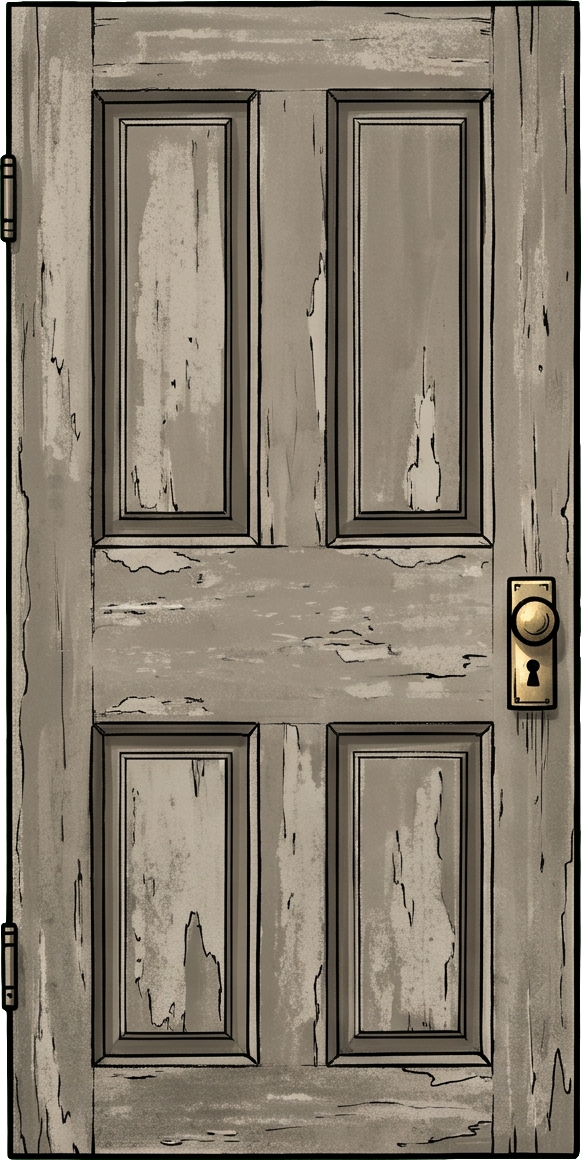
#> input picture art/section/flat_door.png, 581 x 1160 px, given in place of tenement_stairs_a.png, which was not available
$ python rooming_art.py
#> lines starting #> are read from the running program, lines starting #| are printed output that depends on the picture; after the words box and inside, x2 and y2 are one past the last pixel; in counts of white or black regions, pixels touching at a corner belong together
"""The rooming house in cross-section (BACK STREETS, 21. 11., QUEUE §18 P14): the tenement kit's pieces redrawn by Gemini
as a different building (art_src 340-345: the same picture, padded to 3168x1344 with black, "keep every position - change
only the surfaces"). Each redraw is registered back onto its tenement piece (scale + shift, matched on the edges of the
whole picture) and cut to the piece's rows, so the stairs openings, doors, the flat's window and the walked boards stay
where the game has them. The flat's burst-window state is the new flat with the window hole taken from tenement_flat_open.

  py -3 gen/rooming_art.py            -> art/section/rooming_*.png and _shots/rooming_check.png (old | new edges)"""
import os
import numpy as np
from PIL import Image, ImageFilter

ROOT = os.path.dirname(os.path.dirname(os.path.abspath(__file__)))
SRC = os.path.join(os.path.dirname(ROOT), "Ashes in the Rain", "art_src")
SEC = os.path.join(ROOT, "art", "section")
PAD = 116                     # the black band added above (and below) each 1112-row piece for Gemini
PIECES = {340: "stairs_a", 341: "stairs_b", 342: "entry", 343: "facade_ground", 344: "facade", 345: "flat"}


def edges(img, k=4):
    g = img.convert("L").resize((img.width // k, img.height // k), Image.LANCZOS).filter(ImageFilter.FIND_EDGES)
    a = np.asarray(g).astype(float)
    return (a - a.mean()) / (a.std() + 1e-6)


def register(orig, red):
    """Scale s and shift (dx, dy) (full px) of red onto orig, by edge correlation on a quarter-size grid."""
    eo = edges(orig)
    best = None
    for s in np.linspace(0.985, 1.015, 13):
        rs = red.resize((round(red.width * s), round(red.height * s)), Image.LANCZOS)
        er = edges(rs)
        H, W = eo.shape
        for dy in range(-10, 11):
            for dx in range(-10, 11):
                ys0, xs0 = max(0, dy), max(0, dx)
                ye, xe = min(H, dy + er.shape[0]), min(W, dx + er.shape[1])
                if ye - ys0 < H * 0.8 or xe - xs0 < W * 0.8:
                    continue
                a = eo[ys0:ye, xs0:xe]
                b = er[ys0 - dy:ye - dy, xs0 - dx:xe - dx]
                c = float((a * b).mean())
                if best is None or c > best[0]:
                    best = (c, s, dx * 4, dy * 4)
    c, s, dx, dy = best
    # refine by single pixels at full size round the best (rows and columns only near the strong lines)
    eo_f = edges(orig, 2)
    rs = red.resize((round(red.width * s), round(red.height * s)), Image.LANCZOS)
    er_f = edges(rs, 2)
    H, W = eo_f.shape
    best2 = None
    for ddy in range(-3, 4):
        for ddx in range(-3, 4):
            ny, nx = dy // 2 + ddy, dx // 2 + ddx
            ys0, xs0 = max(0, ny), max(0, nx)
            ye, xe = min(H, ny + er_f.shape[0]), min(W, nx + er_f.shape[1])
            a = eo_f[ys0:ye, xs0:xe]
            b = er_f[ys0 - ny:ye - ny, xs0 - nx:xe - nx]
            cc = float((a * b).mean())
            if best2 is None or cc > best2[0]:
                best2 = (cc, nx * 2, ny * 2)
    return s, best2[1], best2[2], c


def place(red, s, dx, dy, size):
    rs = red.resize((round(red.width * s), round(red.height * s)), Image.LANCZOS)
    out = Image.new("RGB", size, (0, 0, 0))
    out.paste(rs, (dx, dy))
    return out


sheets = []
for num, name in PIECES.items():
    old = Image.open(os.path.join(SEC, "tenement_%s.png" % name)).convert("RGB")
    padded = Image.new("RGB", (3168, 1112 + 2 * PAD), (0, 0, 0))
#> padded: PIL image 3168x1344 RGB; every value is 0
    padded.paste(old, (0, PAD))
    red = Image.open(os.path.join(SRC, "%d.jpg" % num)).convert("RGB").resize((3168, 1344), Image.LANCZOS)
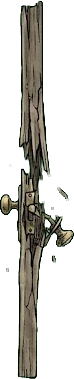
#> input picture art/section/flat_door_broken.png, 74 x 379 px, given in place of 340.jpg, which was not available
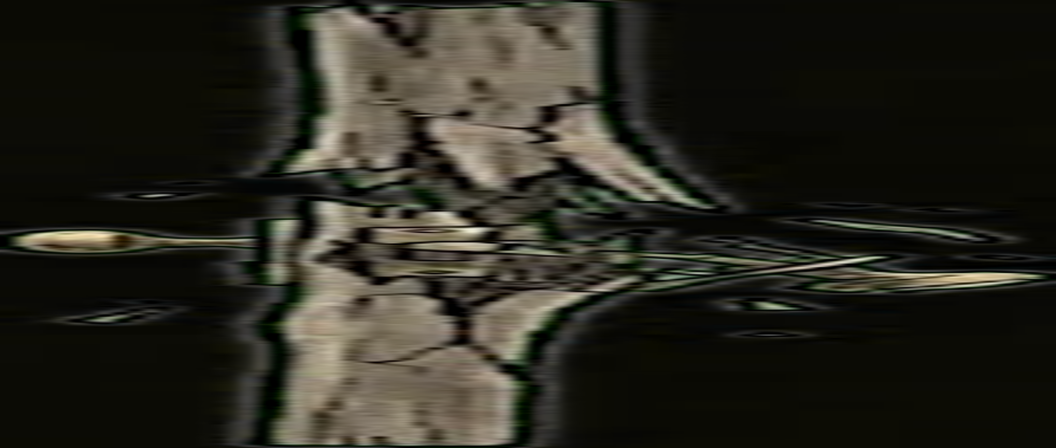
#> red: PIL image 3168x1344 RGB (shown at 1/3 size); mean R, G, B 40.8, 39.5, 31
    s, dx, dy, c = register(padded, red)
#> the loop in register, `for s in np.linspace(0.985, 1.015, 13):` made 13 passes
#> pass 1, in edges (call 2), `g = img.convert("L").resize((img.width // k, img.height // k), Image.L..`:
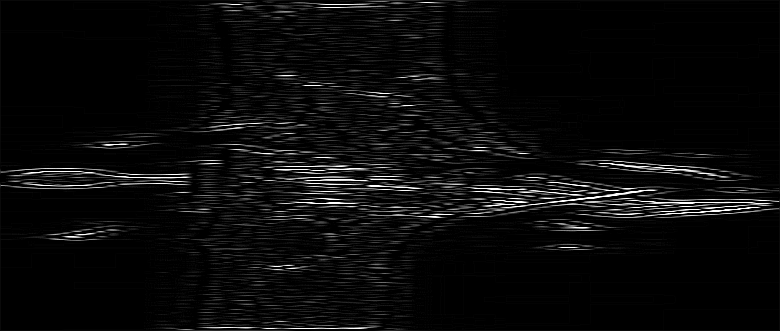
#> g: PIL image 780x331 L; min 0, max 255, mean 10.5
#> after the loop in register, `for s in np.linspace(0.985, 1.015, 13):`: best = (-0.0213, 1.01, 32, -36)
#> in register, `c, s, dx, dy = best`: c = -0.0213; s = 1.01; dx = 32; dy = -36
#> in edges (call 16), `g = img.convert("L").resize((img.width // k, img.height // k), Image.L..`:
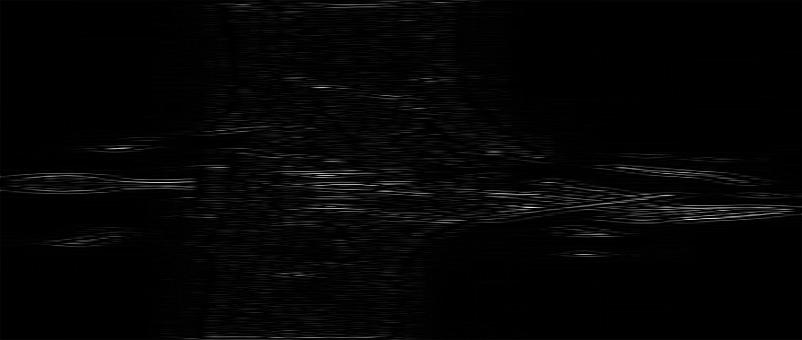
#> g: PIL image 1604x680 L (shown at 1/2 size); min 0, max 255, mean 4.5
#> after the loop in register, `for ddy in range(-3, 4):`: best2 = (-0.0241, 26, -38)
#> s = 1.01; dx = 26; dy = -38; c = -0.0213
    new = place(red, s, dx, dy, padded.size).crop((0, PAD, 3168, PAD + 1112))
#> in place, `out.paste(rs, (dx, dy))`:
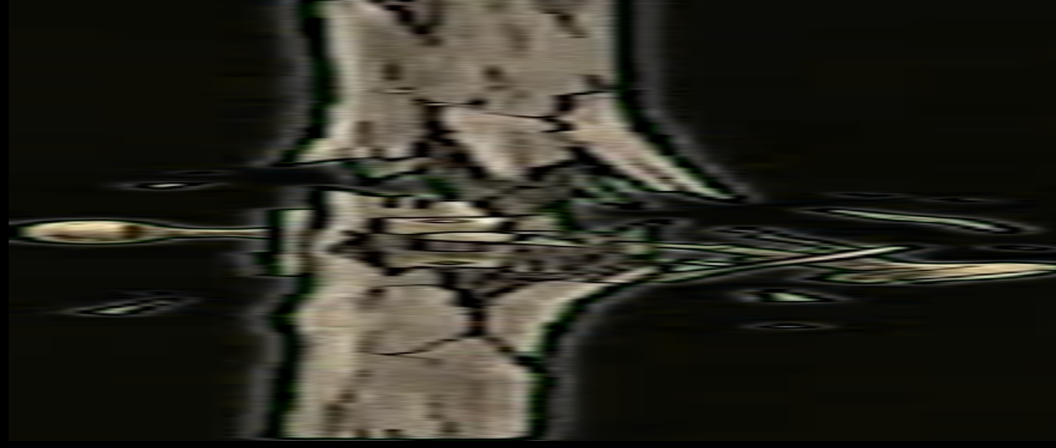
#> out: PIL image 3168x1344 RGB (shown at 1/3 size); mean R, G, B 41, 39.6, 31.2
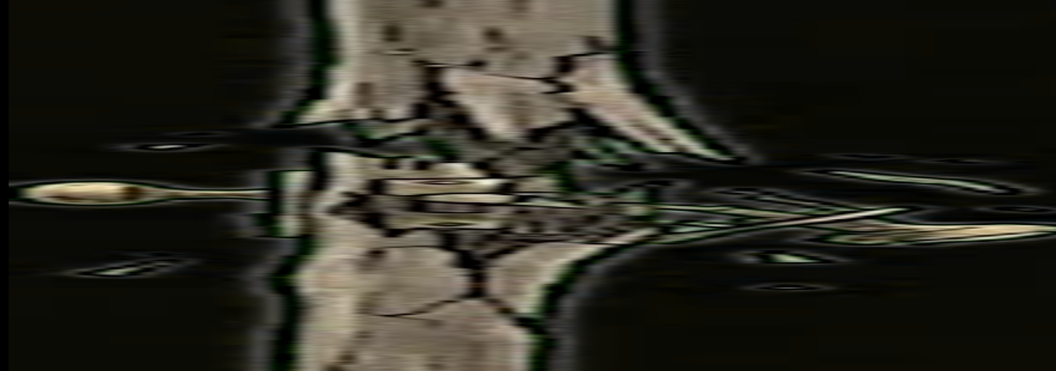
#> new: PIL image 3168x1112 RGB (shown at 1/3 size); mean R, G, B 42.5, 41.1, 32.5
    # a margin the shift left uncovered takes the old piece's pixels (only ever a few px at an edge)
    n, o = np.asarray(new).copy(), np.asarray(old)
    hole = n.sum(2) == 0
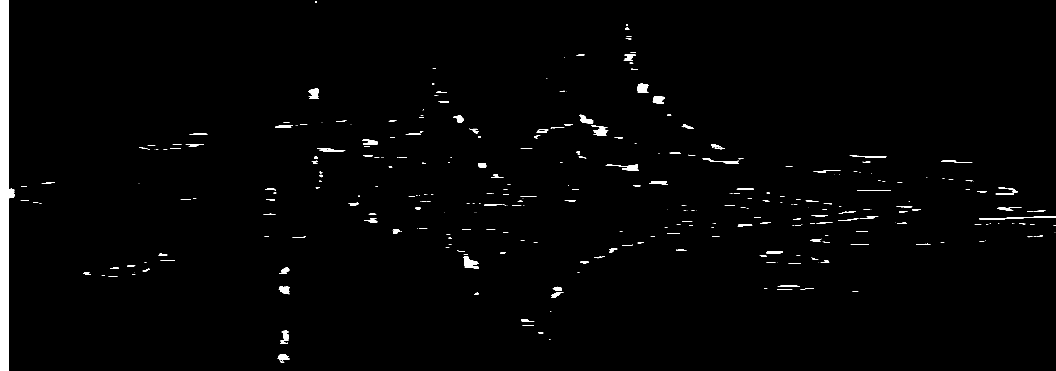
#> hole: shape (1112, 3168) bool (shown at 1/3 size); 1.5% white; 367 white regions (172 under 20 px), largest, box (x1, y1, x2, y2) and area: (0, 0, 45, 1112) 29346, (1391, 770, 1436, 807) 905, (2938, 648, 3168, 660) 895
#> (the run stopped early here; a loop or call above may not have finished)
